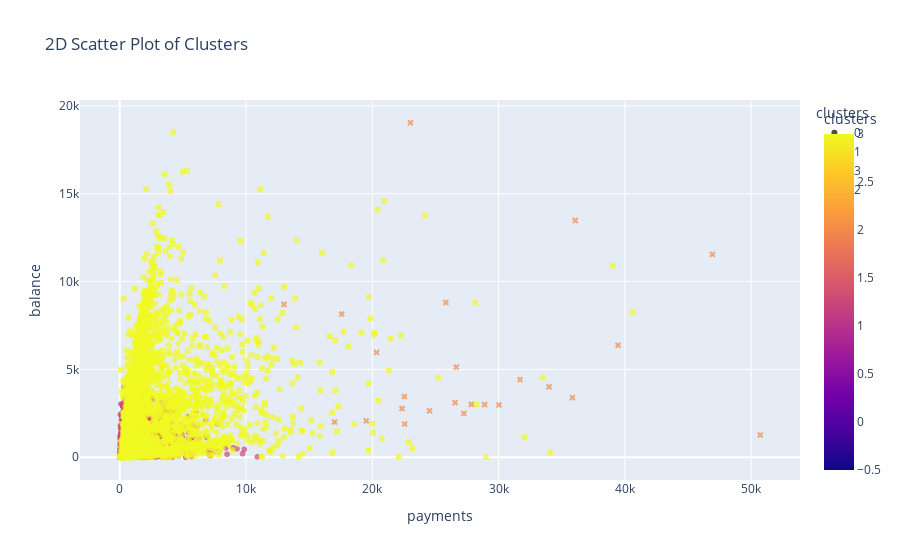

Notebook code cell kept with this figure:
### Code cell
fig = px.scatter(df, x='payments', y='balance', color='clusters',
                 symbol='clusters', opacity=0.7, size_max=10,
                 title='2D Scatter Plot of Clusters', color_discrete_sequence=px.colors.qualitative.Set1)
fig.show()

### Figure 1 — Plotly figure (JSON) as saved in the notebook; plotly's stock layout.template omitted (floating-point values rounded to 4 significant figures; data arrays with more than 128 entries replaced by an {"elided": "..."} marker saying what was removed)
{"data": [{"hovertemplate": "clusters=%{marker.color}<br>payments=%{x}<br>balance=%{y}<extra></extra>", "legendgroup": "0", "marker": {"color": {"elided": "5441 int values"}, "coloraxis": "coloraxis", "opacity": 0.7, "symbol": "circle"}, "mode": "markers", "name": "0", "showlegend": true, "type": "scattergl", "x": {"elided": "5441 int values"}, "xaxis": "x", "y": {"elided": "5441 int values"}, "yaxis": "y"}, {"hovertemplate": "clusters=%{marker.color}<br>payments=%{x}<br>balance=%{y}<extra></extra>", "legendgroup": "1", "marker": {"color": {"elided": "2523 int values"}, "coloraxis": "coloraxis", "opacity": 0.7, "symbol": "diamond"}, "mode": "markers", "name": "1", "showlegend": true, "type": "scattergl", "x": {"elided": "2523 int values"}, "xaxis": "x", "y": {"elided": "2523 int values"}, "yaxis": "y"}, {"hovertemplate": "clusters=%{marker.color}<br>payments=%{x}<br>balance=%{y}<extra></extra>", "legendgroup": "3", "marker": {"color": {"elided": "648 int values"}, "coloraxis": "coloraxis", "opacity": 0.7, "symbol": "square"}, "mode": "markers", "name": "3", "showlegend": true, "type": "scattergl", "x": {"elided": "648 int values"}, "xaxis": "x", "y": {"elided": "648 int values"}, "yaxis": "y"}, {"hovertemplate": "clusters=%{marker.color}<br>payments=%{x}<br>balance=%{y}<extra></extra>", "legendgroup": "2", "marker": {"color": [2, 2, 2, 2, 2, 2, 2, 2, 2, 2, 2, 2, 2, 2, 2, 2, 2, 2, 2, 2, 2, 2, 2, 2], "coloraxis": "coloraxis", "opacity": 0.7, "symbol": "x"}, "mode": "markers", "name": "2", "showlegend": true, "type": "scattergl", "x": [23019, 26652, 36067, 24529, 46931, 27255, 31698, 19517, 26557, 22558, 33995, 17575, 22350, 25825, 35844, 22543, 20343, 13002, 27840, 28897, 50721, 17005, 39462, 30029], "xaxis": "x", "y": [19043, 5131, 13479, 2643, 11548, 2493, 4419, 2072, 3108, 1894, 4011, 8152, 2774, 8810, 3392, 3454, 5969, 8700, 3012, 2998, 1269, 2005, 6372, 2980], "yaxis": "y"}], "layout": {"coloraxis": {"colorbar": {"title": {"text": "clusters"}}, "colorscale": [[0, "#0d0887"], [0.1111, "#46039f"], [0.2222, "#7201a8"], [0.3333, "#9c179e"], [0.4444, "#bd3786"], [0.5556, "#d8576b"], [0.6667, "#ed7953"], [0.7778, "#fb9f3a"], [0.8889, "#fdca26"], [1, "#f0f921"]]}, "legend": {"title": {"text": "clusters"}, "tracegroupgap": 0}, "title": {"text": "2D Scatter Plot of Clusters"}, "xaxis": {"anchor": "y", "domain": [0, 1], "title": {"text": "payments"}}, "yaxis": {"anchor": "x", "domain": [0, 1], "title": {"text": "balance"}}}}
